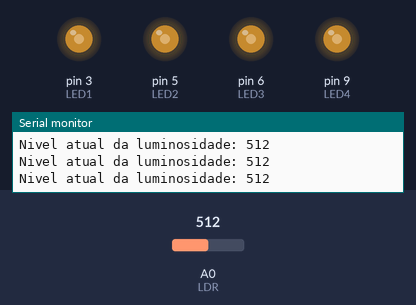
A sketch run on a simulated Arduino Uno, built with avr-gcc and run on an emulated ATmega328P. Parts: output pins drawn as LEDs (lit = HIGH), the last lines printed to the serial monitor. The inputs (shaded band) are chosen by the test bench; at power-on: A0 (LDR) = 512.

Above: at 1.3 s.
1.4 s: A0 (LDR) set to 610
At 1.8 s:
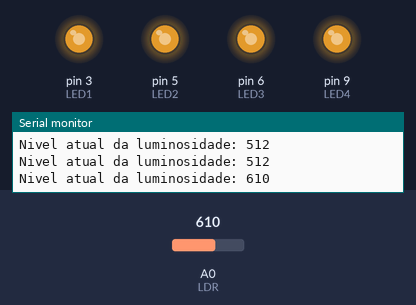
3.0 s: A0 (LDR) set to 810
At 4.2 s:
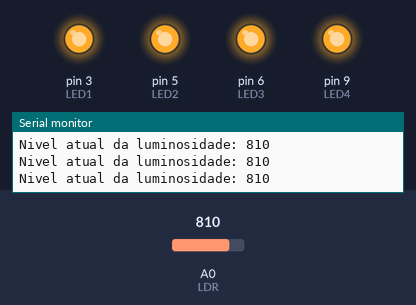
4.5 s: A0 (LDR) set to 390
At 5.4 s:
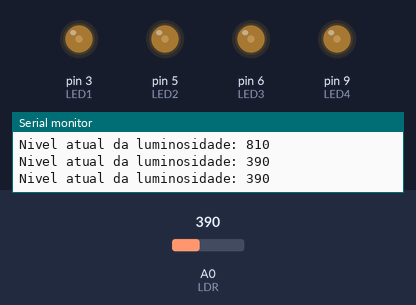
6.0 s: A0 (LDR) set to 190
At 6.6 s:
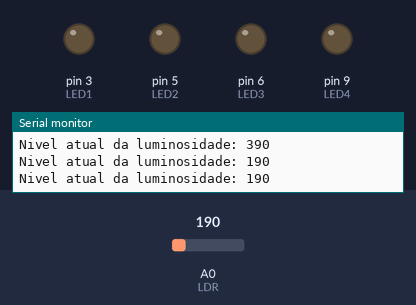
7.5 s: A0 (LDR) set to 210
At 7.8 s:
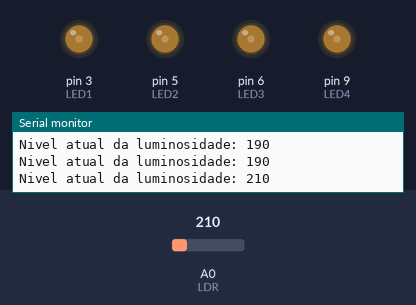
9.0 s: A0 (LDR) set to 122
At 10.2 s:
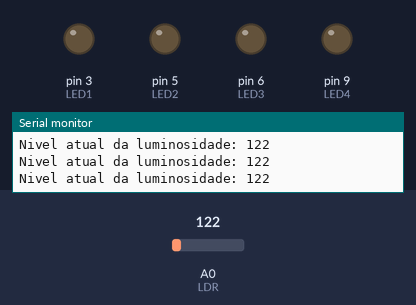
Timing chart, 0 to 11.5 s (numbered marks = the images above; inputs shaded):
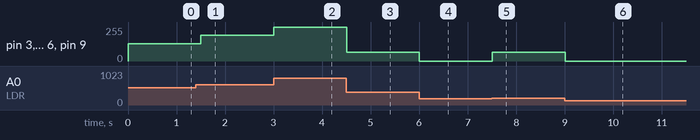

Measured:
- after the input at 1.4 s, pin 3 (LED1), pin 5 (LED2), pin 6 (LED3), pin 9 (LED4): 128/255 → 192/255 after 0.10 s
- after the input at 3.0 s, pin 3 (LED1), pin 5 (LED2), pin 6 (LED3), pin 9 (LED4): 192/255 → 255/255 at once
- after the input at 4.5 s, pin 3 (LED1), pin 5 (LED2), pin 6 (LED3), pin 9 (LED4): 255/255 → 64/255 at once
- after the input at 6.0 s, pin 3 (LED1), pin 5 (LED2), pin 6 (LED3), pin 9 (LED4): 64/255 → 0/255 at once
- after the input at 7.5 s, pin 3 (LED1), pin 5 (LED2), pin 6 (LED3), pin 9 (LED4): 0/255 → 64/255 at once
- after the input at 9.0 s, pin 3 (LED1), pin 5 (LED2), pin 6 (LED3), pin 9 (LED4): 64/255 → 0/255 at once

The sketch:

sketch_sistem_A.ino
```cpp
// Definição dos pinos
#define LDR A0
#define LED1 3
#define LED2 5
#define LED3 6
#define LED4 9

void setup() {
  // Configuração dos pinos como saída
  pinMode(LED1, OUTPUT);
  pinMode(LED2, OUTPUT);
  pinMode(LED3, OUTPUT);
  pinMode(LED4, OUTPUT);
  Serial.begin(9600); // Inicialização da comunicação serial
}

void loop() {
  int LDRStatus = analogRead(LDR); // Leitura do valor do sensor LDR
  Serial.print("Nivel atual da luminosidade: ");
  Serial.println(LDRStatus);

  // Brilho
  if (LDRStatus < 200) {
    analogWrite(LED1, 0); // Brilho nulo (0%)
    analogWrite(LED2, 0);
    analogWrite(LED3, 0);
    analogWrite(LED4, 0);
    }
  else if (LDRStatus >= 200 && LDRStatus < 400) {
    analogWrite(LED1, 64); // Brilho baixo (25%)
    analogWrite(LED2, 64);
    analogWrite(LED3, 64);
    analogWrite(LED4, 64);
    }
  else if (LDRStatus >= 400 && LDRStatus < 600) {
    analogWrite(LED1, 128); // Brilho médio (50%)
    analogWrite(LED2, 128);
    analogWrite(LED3, 128);
    analogWrite(LED4, 128);
  }
  else if (LDRStatus >= 600 && LDRStatus < 800) {
    analogWrite(LED1, 192); // Brilho alto (75%)
    analogWrite(LED2, 192);
    analogWrite(LED3, 192);
    analogWrite(LED4, 192);
  }
  else if (LDRStatus >= 800) {
    analogWrite(LED1, 255); // Brilho máximo (100%)
    analogWrite(LED2, 255);
    analogWrite(LED3, 255);
    analogWrite(LED4, 255);
  }

  delay(500); // Pequeno atraso para estabilidade
}
```
